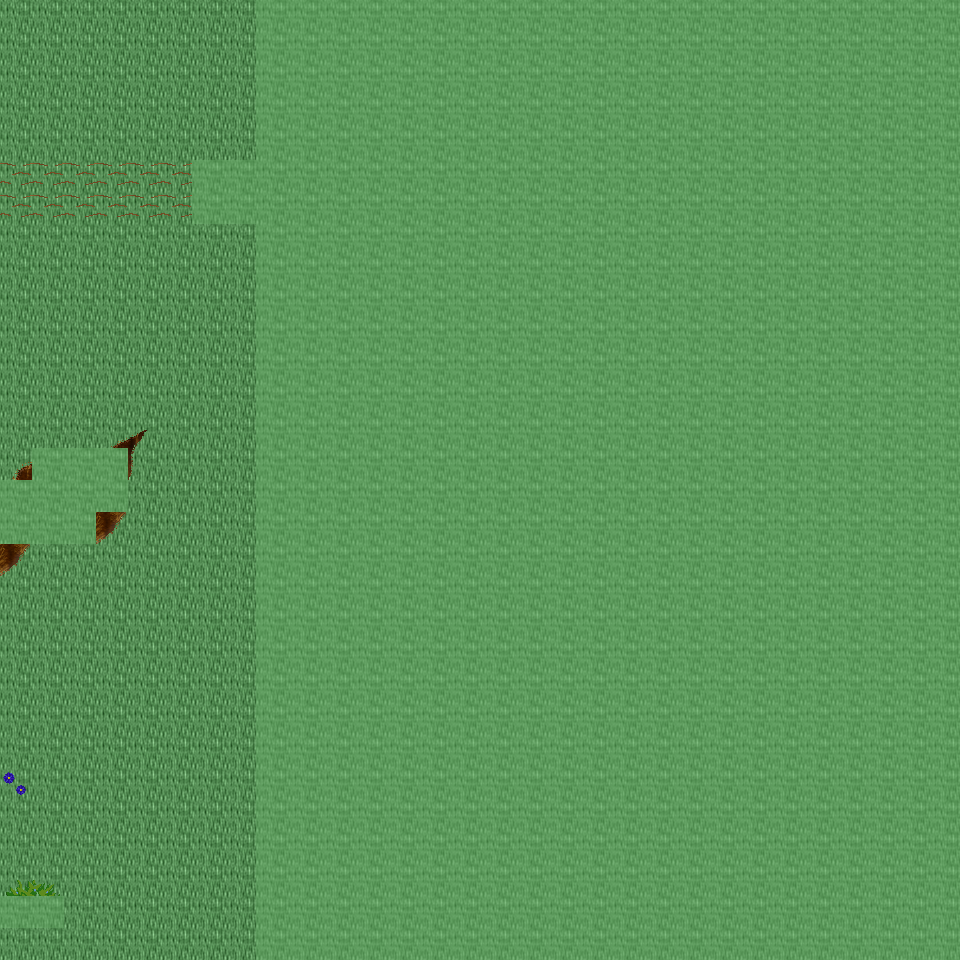

A 2D game scene composited from a Tiled map and its tileset images. What follows is a short description and the map's XML, with each tile layer's data collapsed to a summary:
An orthogonal 30x30 tile map with 32x32 px tiles, 6 tile layers (Ground, Object, Object2, Above, ...), 35 tilesets and 5 objects (5x mapchange).

<map version="1.0" orientation="orthogonal" renderorder="right-down" width="30" height="30" tilewidth="32" tileheight="32" nextobjectid="6">
  <tileset firstgid="1" name="tileset_ground_ground" tilewidth="32" tileheight="32" tilecount="33" columns="3">
    <image source="../drawable/tileset_ground_ground.png" width="96" height="352" />
  </tileset>
  <tileset firstgid="34" name="tileset_ground_water_pool" tilewidth="32" tileheight="32" tilecount="72" columns="3">
    <image source="../drawable/tileset_ground_water_pool.png" width="96" height="768" />
  </tileset>
  <tileset firstgid="106" name="tileset_ground_ridge_earth_dark" tilewidth="32" tileheight="32" tilecount="96" columns="12">
    <image source="../drawable/tileset_ground_ridge_earth_dark.png" width="384" height="256" />
  </tileset>
  <tileset firstgid="202" name="tileset_ground_grass_edges" tilewidth="32" tileheight="32" tilecount="36" columns="12">
    <image source="../drawable/tileset_ground_grass_edges.png" width="384" height="96" />
  </tileset>
  <tileset firstgid="238" name="tileset_ground_grass_corners" tilewidth="32" tileheight="32" tilecount="24" columns="6">
    <image source="../drawable/tileset_ground_grass_corners.png" width="192" height="128" />
  </tileset>
  <tileset firstgid="262" name="tileset_plant_flower_daisy_blue" tilewidth="32" tileheight="32" tilecount="8" columns="2">
    <image source="../drawable/tileset_plant_flower_daisy_blue.png" width="64" height="128" />
  </tileset>
  <tileset firstgid="270" name="tileset_plant_flower_daisy_yellow" tilewidth="32" tileheight="32" tilecount="8" columns="2">
    <image source="../drawable/tileset_plant_flower_daisy_yellow.png" width="64" height="128" />
  </tileset>
  <tileset firstgid="278" name="tileset_plant_flower_daisy_red" tilewidth="32" tileheight="32" tilecount="8" columns="2">
    <image source="../drawable/tileset_plant_flower_daisy_red.png" width="64" height="128" />
  </tileset>
  <tileset firstgid="286" name="tileset_plant_flower_daisy_white" tilewidth="32" tileheight="32" tilecount="8" columns="2">
    <image source="../drawable/tileset_plant_flower_daisy_white.png" width="64" height="128" />
  </tileset>
  <tileset firstgid="294" name="tileset_logic_collision" tilewidth="32" tileheight="32" tilecount="1" columns="1">
    <image source="../drawable/tileset_logic_collision.png" width="32" height="32" />
  </tileset>
  <tileset firstgid="295" name="tileset_plant_tree_tree_green" tilewidth="32" tileheight="32" tilecount="88" columns="8">
    <image source="../drawable/tileset_plant_tree_tree_green.png" width="256" height="352" />
  </tileset>
  <tileset firstgid="383" name="tileset_plant_stump_stump_brown" tilewidth="32" tileheight="32" tilecount="4" columns="2">
    <image source="../drawable/tileset_plant_stump_stump_brown.png" width="64" height="64" />
  </tileset>
  <tileset firstgid="387" name="tileset_item_pot_cauldron" tilewidth="32" tileheight="32" tilecount="48" columns="8">
    <image source="../drawable/tileset_item_pot_cauldron.png" width="256" height="192" />
  </tileset>
  <tileset firstgid="435" name="tileset_plant_bush_various_small" tilewidth="32" tileheight="32" tilecount="9" columns="3">
    <image source="../drawable/tileset_plant_bush_various_small.png" width="96" height="96" />
  </tileset>
  <tileset firstgid="444" name="tileset_ground_rock_pebbles" tilewidth="32" tileheight="32" tilecount="3" columns="1">
    <image source="../drawable/tileset_ground_rock_pebbles.png" width="32" height="96" />
  </tileset>
  <tileset firstgid="447" name="tileset_ground_ladder_vertical_dark" tilewidth="32" tileheight="32" tilecount="3" columns="3">
    <image source="../drawable/tileset_ground_ladder_vertical_dark.png" width="96" height="32" />
  </tileset>
  <tileset firstgid="450" name="tileset_item_chemistry_empty_bottles" tilewidth="32" tileheight="32" tilecount="12" columns="4">
    <image source="../drawable/tileset_item_chemistry_empty_bottles.png" width="128" height="96" />
  </tileset>
  <tileset firstgid="462" name="tileset_item_chemistry_flask" tilewidth="32" tileheight="32" tilecount="3" columns="1">
    <image source="../drawable/tileset_item_chemistry_flask.png" width="32" height="96" />
  </tileset>
  <tileset firstgid="465" name="tileset_item_pot_barrel" tilewidth="32" tileheight="32" tilecount="2" columns="1">
    <image source="../drawable/tileset_item_pot_barrel.png" width="32" height="64" />
  </tileset>
  <tileset firstgid="467" name="tileset_item_flagpole" tilewidth="32" tileheight="32" tilecount="3" columns="1">
    <image source="../drawable/tileset_item_flagpole.png" width="32" height="96" />
  </tileset>
  <tileset firstgid="470" name="tileset_item_food_beehive1" tilewidth="32" tileheight="32" tilecount="1" columns="1">
    <image source="../drawable/tileset_item_food_beehive1.png" width="32" height="32" />
  </tileset>
  <tileset firstgid="471" name="tileset_item_food_beehive2" tilewidth="32" tileheight="32" tilecount="1" columns="1">
    <image source="../drawable/tileset_item_food_beehive2.png" width="32" height="32" />
  </tileset>
  <tileset firstgid="472" name="tileset_item_buzzing_bees" tilewidth="32" tileheight="32" tilecount="5" columns="5">
    <image source="../drawable/tileset_item_buzzing_bees.png" width="160" height="32" />
  </tileset>
  <tileset firstgid="477" name="tileset_plant_bush_hedge" tilewidth="32" tileheight="32" tilecount="35" columns="5">
    <image source="../drawable/tileset_plant_bush_hedge.png" width="160" height="224" />
  </tileset>
  <tileset firstgid="512" name="tileset_furniture_table_wooden_trestle" tilewidth="32" tileheight="32" tilecount="9" columns="3">
    <image source="../drawable/tileset_furniture_table_wooden_trestle.png" width="96" height="96" />
  </tileset>
  <tileset firstgid="521" name="tileset_furniture_table_bench" tilewidth="32" tileheight="32" tilecount="3" columns="3">
    <image source="../drawable/tileset_furniture_table_bench.png" width="96" height="32" />
  </tileset>
  <tileset firstgid="524" name="tileset_item_food_smoked_meatandfish" tilewidth="32" tileheight="32" tilecount="4" columns="4">
    <image source="../drawable/tileset_item_food_smoked_meatandfish.png" width="128" height="32" />
  </tileset>
  <tileset firstgid="528" name="tileset_furniture_table_wooden_trestle_vertical" tilewidth="32" tileheight="32" tilecount="6" columns="2">
    <image source="../drawable/tileset_furniture_table_wooden_trestle_vertical.png" width="64" height="96" />
  </tileset>
  <tileset firstgid="534" name="tileset_building_huts" tilewidth="32" tileheight="32" tilecount="338" columns="26">
    <image source="../drawable/tileset_building_huts.png" width="832" height="416" />
  </tileset>
  <tileset firstgid="872" name="tileset_building_chimney_smoke" tilewidth="32" tileheight="32" tilecount="40" columns="4">
    <image source="../drawable/tileset_building_chimney_smoke.png" width="128" height="320" />
  </tileset>
  <tileset firstgid="912" name="tileset_item_firewood" tilewidth="32" tileheight="32" tilecount="12" columns="3">
    <image source="../drawable/tileset_item_firewood.png" width="96" height="128" />
  </tileset>
  <tileset firstgid="924" name="tileset_plant_bush_bush_pinks" tilewidth="32" tileheight="32" tilecount="4" columns="2">
    <image source="../drawable/tileset_plant_bush_bush_pinks.png" width="64" height="64" />
  </tileset>
  <tileset firstgid="928" name="tileset_plant_bush_fern" tilewidth="32" tileheight="32" tilecount="32" columns="8">
    <image source="../drawable/tileset_plant_bush_fern.png" width="256" height="128" />
  </tileset>
  <tileset firstgid="960" name="tileset_plant_bushes_and_trees" tilewidth="32" tileheight="32" tilecount="144" columns="16">
    <image source="../drawable/tileset_plant_bushes_and_trees.png" width="512" height="289" />
  </tileset>
  <tileset firstgid="1104" name="tileset_plant_bush_berried" tilewidth="32" tileheight="32" tilecount="60" columns="5">
    <image source="../drawable/tileset_plant_bush_berried.png" width="160" height="384" />
  </tileset>
  <layer name="Ground" width="30" height="30">
    <data>[900 cells, 900 non-empty, 1 distinct tile ids]</data>
  </layer>
  <layer name="Object" width="30" height="30">
    <data>[900 cells, 129 non-empty, 38 distinct tile ids]</data>
  </layer>
  <layer name="Object2" width="30" height="30">
    <data>[900 cells, 2 non-empty, 1 distinct tile ids]</data>
  </layer>
  <layer name="Above" width="30" height="30">
    <data>[900 cells, 32 non-empty, 28 distinct tile ids]</data>
  </layer>
  <layer name="Above2" width="30" height="30">
    <data>[900 cells, 5 non-empty, 4 distinct tile ids]</data>
  </layer>
  <layer name="Walkable" width="30" height="30">
    <data>[900 cells, 676 non-empty, 1 distinct tile ids]</data>
  </layer>
  <objectgroup name="MapEvents">
    <object id="1" name="north" type="mapchange" x="0" y="0" width="256" height="32">
      <properties>
        <property name="map" value="0_ados_mountain_n2_w2_x3_y3" />
        <property name="place" value="south" />
      </properties>
    </object>
    <object id="2" name="south" type="mapchange" x="0" y="928" width="256" height="32">
      <properties>
        <property name="map" value="0_fado_forest_s_x4_y4" />
        <property name="place" value="north" />
      </properties>
    </object>
    <object id="3" name="west" type="mapchange" x="0" y="0" width="32" height="480">
      <properties>
        <property name="map" value="0_ados_mountain_n2_w2_x2_y4" />
        <property name="place" value="east" />
      </properties>
    </object>
    <object id="4" name="west2" type="mapchange" x="0" y="544" width="32" height="352">
      <properties>
        <property name="map" value="0_ados_mountain_n2_w2_x2_y4" />
        <property name="place" value="east2" />
      </properties>
    </object>
    <object id="5" name="west3" type="mapchange" x="0" y="928" width="32" height="32">
      <properties>
        <property name="map" value="0_ados_mountain_n2_w2_x2_y4" />
        <property name="place" value="east3" />
      </properties>
    </object>
  </objectgroup>
</map>
